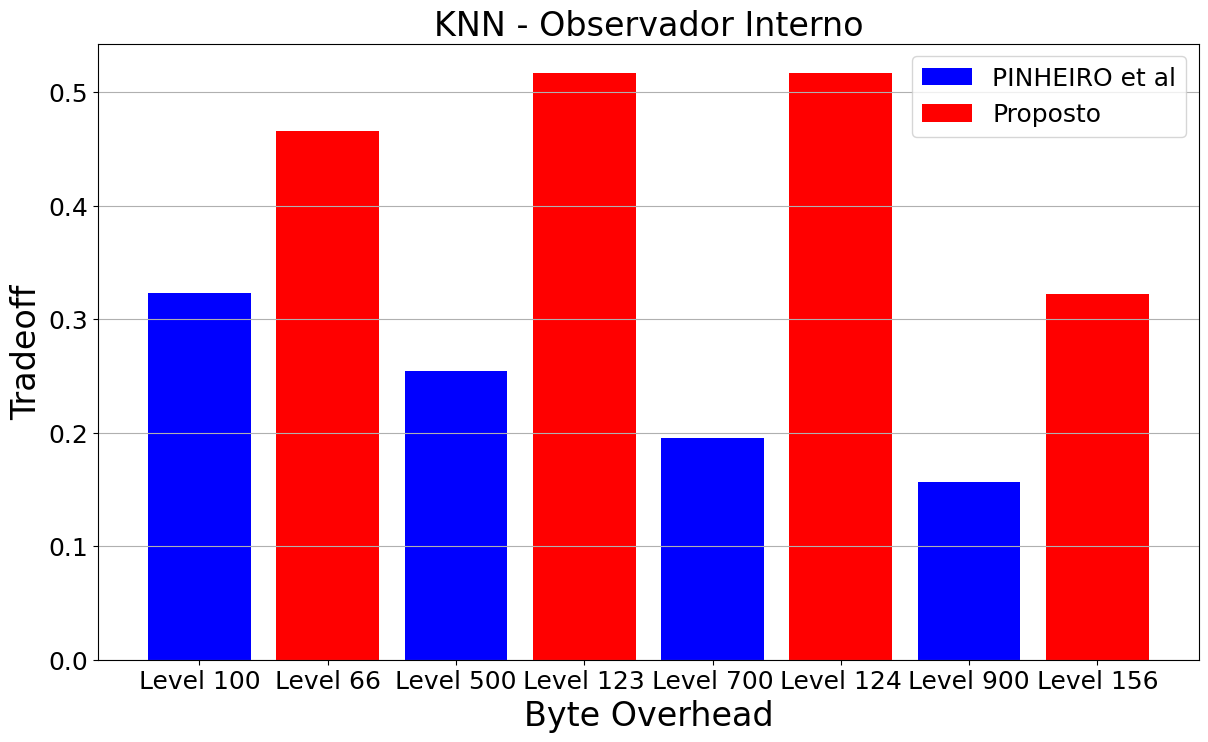

Generate this figure with Python:
from tradeoff import tradeoff
from matplotlib import pyplot as plt

if __name__=="__main__":
    adptative_labels = ["Level 100","Level 500","Level 700","Level 900"]
    adptative_values = tradeoff([0.5795,0.3445,0.3271,0.3230],[1.3,2.58,3.44,4.33])

    optimized_labels = ["Level 66","Level 123","Level 124","Level 156"]
    optimized_values = tradeoff([0.4219,0.3276,0.2409,0.2265],[1.2417833123908109,1.3008506129573985,1.469192531290397,2.399349331176418])

    '''plt.bar(adptative_labels , adptative_values,color="blue",label='PINHEIRO et al')
    plt.bar(optimized_labels , optimized_values,color="red",label='Proposto')'''
    
    plt.bar(adptative_labels[0] , adptative_values[0],color="blue",label='PINHEIRO et al')
    plt.bar(optimized_labels[0] , optimized_values[0],color="red",label='Proposto')
    
    plt.bar(adptative_labels[1] , adptative_values[1],color="blue")
    plt.bar(optimized_labels[1] , optimized_values[1],color="red")
    
    plt.bar(adptative_labels[2] , adptative_values[2],color="blue")
    plt.bar(optimized_labels[2] , optimized_values[2],color="red")
    
    plt.bar(adptative_labels[3] , adptative_values[3],color="blue")
    plt.bar(optimized_labels[3] , optimized_values[3],color="red")

    plt.title("KNN - Observador Interno",fontsize=24)
    plt.ylabel("Tradeoff",fontsize=24)
    plt.xlabel("Byte Overhead",fontsize=24)
        
    plt.legend(fontsize=18)
    
    plt.grid(visible=True, axis='y',which="major")
    plt.tick_params(axis='both', which='major', labelsize=18)
    
    fig = plt.gcf()
    fig.set_size_inches((14.2, 8), forward=False)
    fig.savefig("knn.png", bbox_inches='tight')    
    
    print("Avg - adptative ", sum(adptative_values)/len(adptative_values),"Avg - optimized ",sum(optimized_values)/len(optimized_values))
    


